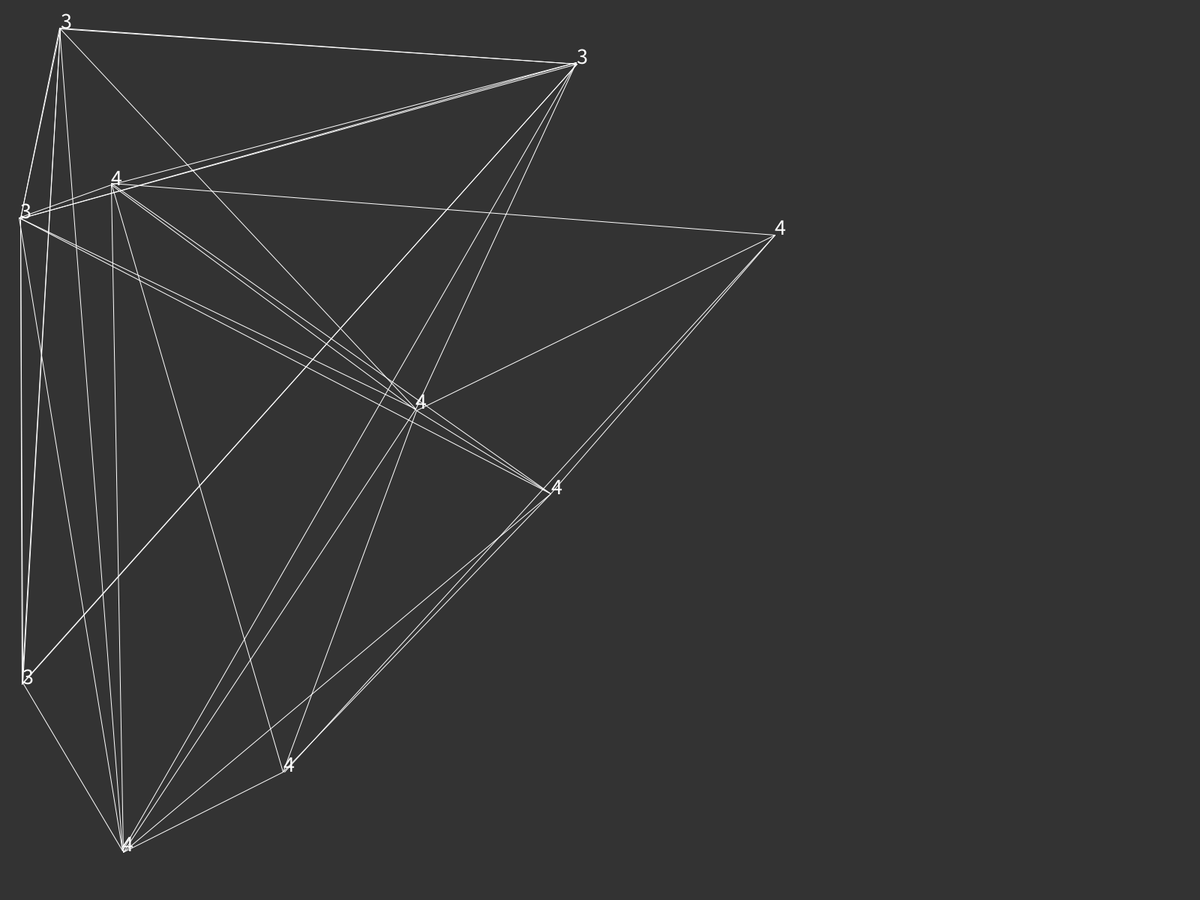
Frame 1 (no input)
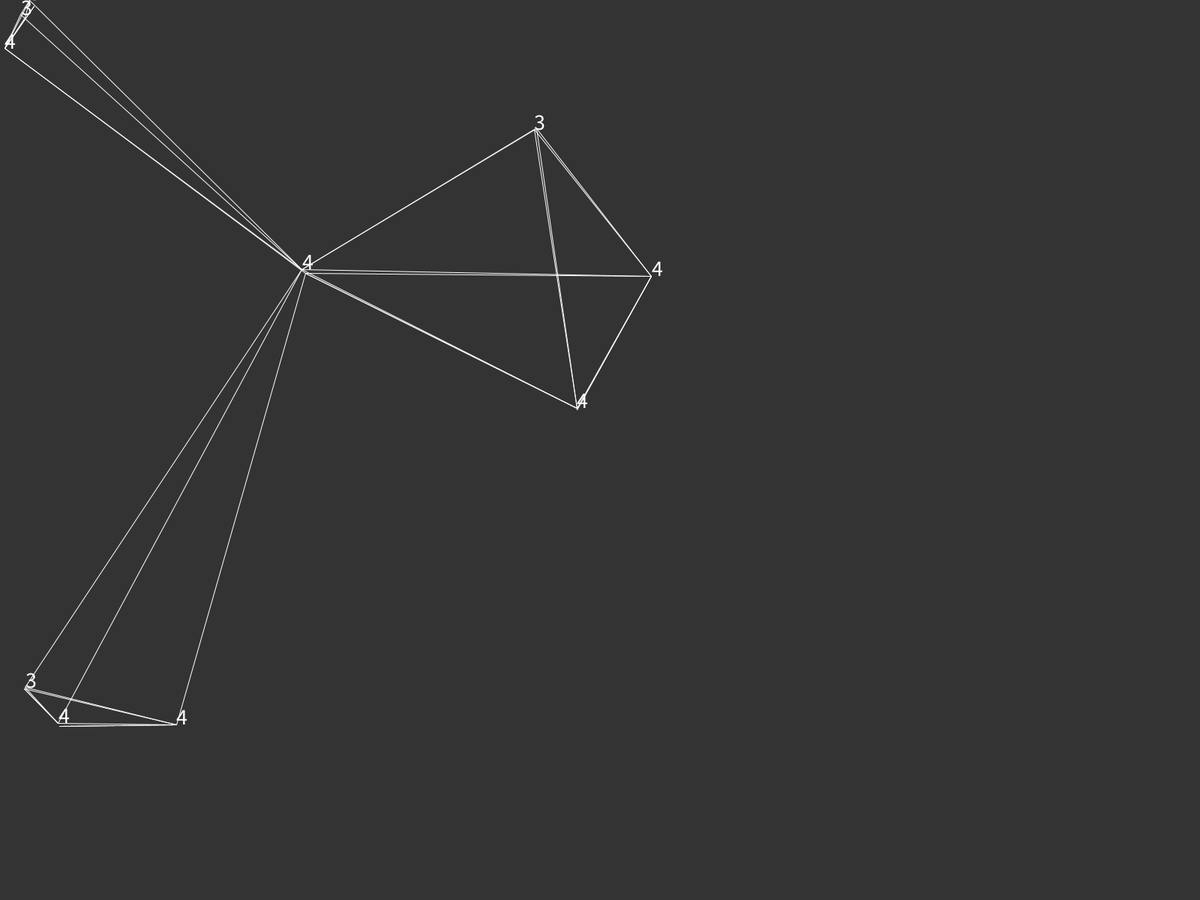
Frame 60 (the mouse pressed at the canvas centre just before this capture)
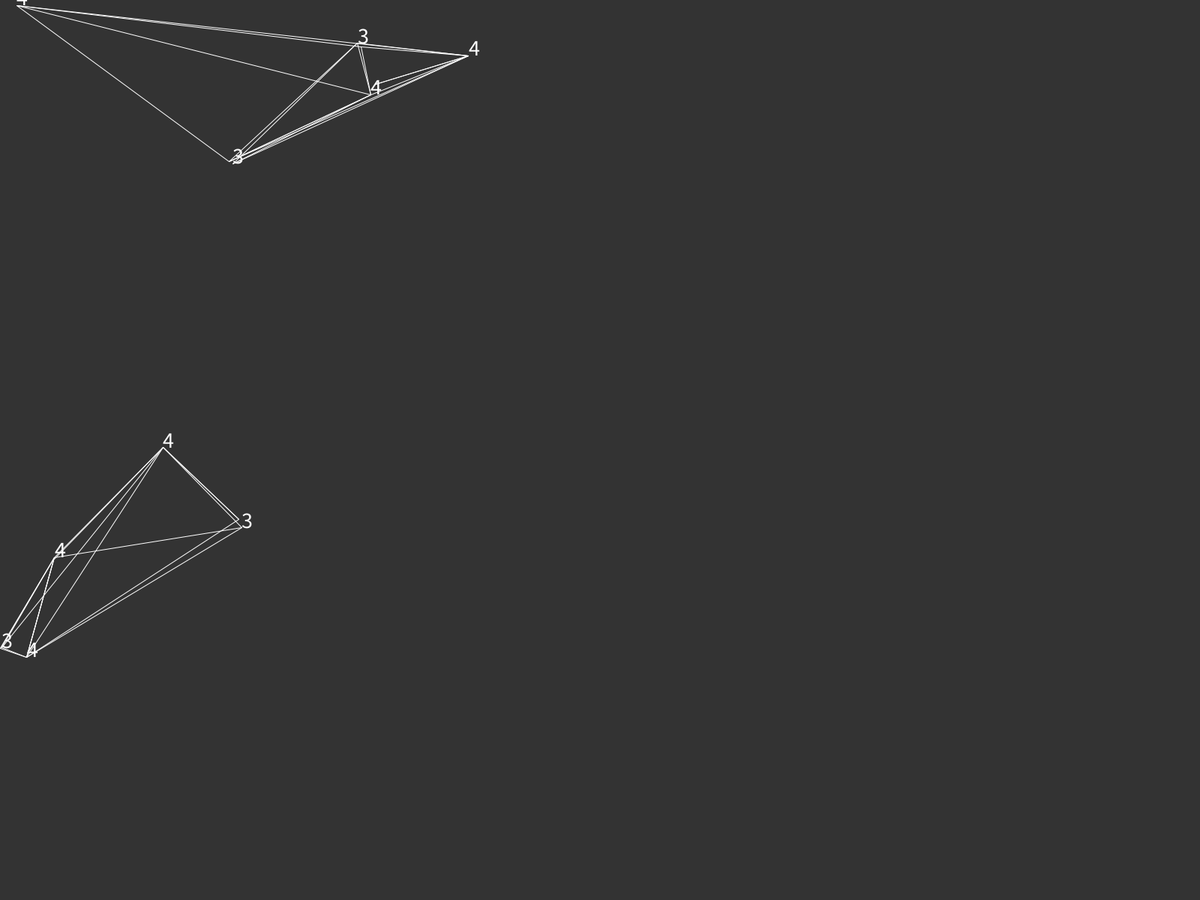
Frame 120 (the mouse held since frame 60 and released just before this capture)

The Processing sketch that drew these frames (run headless with seeded random() and noise(); from frame 60 on, the mouse is pressed at the canvas centre):

// Processing sketch: Dots_And_Nodes1
// ── Dots_And_Nodes1.pde
final int NUM_NODES = 10;
final int MIN_NEIGHBORS = 4;
final int MAX_NEIGHBORS = 5;

ArrayList<Node> nodes; 

boolean move;
boolean repulsive;

void setup()
{
  fullScreen();
  //colorMode(HSB);
  textSize(30);
  
  move = true;
  repulsive = false;
  
  reset();
}

void draw()
{
   background(51);
   for(Node n : nodes)
   {
     n.update();
     n.show();
   }
}


void reset()
{
  nodes = new ArrayList<Node>();
  nodes.clear();
  addNodes(NUM_NODES);
}

void addNodes(int n)
{
  for(int i = 0; i < n; i++)
  {
    float x = random(width);
    float y = random(height);
    int numNeighbors = int(random(MIN_NEIGHBORS, MAX_NEIGHBORS));

    Node n1 = new Node(x, y, numNeighbors);
    
    nodes.add(n1);
  }
}

void mousePressed()
{
  repulsive = !repulsive;
}

void keyPressed()
{
  switch(key)
  {
    case ' ':
    move = !move;
    break;
    default:
    reset();
    break;
  }
}
// ── Node.pde
float distSq(float x1, float y1, float x2, float y2)
{
  return sq(x1 - x2) + sq(y1 - y2);
}

class Node
{
  PVector pos;
  PVector vel;
  ArrayList<Node> neighbors;
  int n;
  
  Node(float x, float y, int n)
  {
    this.pos = new PVector(x, y);
    this.vel = PVector.random2D().mult(2);
    this.neighbors = new ArrayList<Node>();
    this.n = n;
  }
  
  void update()
  {
    addNeighbors();
    if(move)
      this.move();
  }
  
  void show()
  {
    pushMatrix();
    stroke(255);
    text(this.neighbors.size(), this.pos.x, this.pos.y);
    for(Node n : this.neighbors)
    {
      //strokeWeight(map(this.n, MIN_NEIGHBORS, MAX_NEIGHBORS, 1, 2.25));
      //float hu = map(dist(this.pos.x, this.pos.y, n.pos.x, n.pos.y),0, 2000., 0, 255.);
      //stroke(255,hu, hu);
      line(this.pos.x, this.pos.y, n.pos.x, n.pos.y);
    }
    popMatrix();
  }
  
  void move()
  {
    this.pos.add(this.vel);
    
    PVector acc = new PVector(this.pos.x, this.pos.y).sub(new PVector(mouseX, mouseY)).mult(50 / (sq(this.pos.x - mouseX) +sq(this.pos.y - mouseY)));
    if(!repulsive)        
    {
      acc.rotate(PI);      
    }
    
    this.vel.add(acc);
    
    if(this.pos.x >= width || this.pos.x <= 0)
    {
      this.vel.x *= -1;
    }
    if(this.pos.y >= height || this.pos.y <= 0)
    {
      this.vel.y *= -1;
    }
    
    this.pos.x = constrain(this.pos.x, 0, width);
    this.pos.y = constrain(this.pos.y, 0, height);
  }
  

  
  void addNeighbors()
  {
    int size = this.neighbors.size();
    if(size == 0)
    {
      for(int i = 0; i < this.n; i++)
      {
        for(Node other : nodes)
        {
          if(this.neighbors.size() < this.n && other.neighbors.size() < other.n && this != other && !this.neighbors.contains(other))// && !other.neighbors.contains(this))
          {
              this.neighbors.add(other);
          }
        }
      }
    }
    else
    {
    for(int i = 0; i < size; i++)
    {
      Node neighbor = this.neighbors.get(i);
      float neighborDist = distSq(this.pos.x, this.pos.y, neighbor.pos.x, neighbor.pos.y);
      for(Node other : nodes)
      {
      if(neighbor != other && other != this && !this.neighbors.contains(other))
        {
          float dist = distSq(this.pos.x, this.pos.y, other.pos.x, other.pos.y);
          if(dist < neighborDist)
          {
            this.neighbors.remove(neighbor);
            this.neighbors.add(other);
            other.removeNeighbor();
            other.neighbors.add(this);
            break;
          }
        }
      }
    }
    }
  }
  void removeNeighbor()
  {
    int index = 0;
    float maxDist = 0;
    for(Node neighbor : this.neighbors)
    {
      float dist = distSq(this.pos.x, this.pos.y, neighbor.pos.x, neighbor.pos.y);
      if(dist > maxDist)
      {
        maxDist = dist;
        index = this.neighbors.indexOf(neighbor);
      }
    }
    this.neighbors.remove(this.neighbors.get(index));
  }
}
